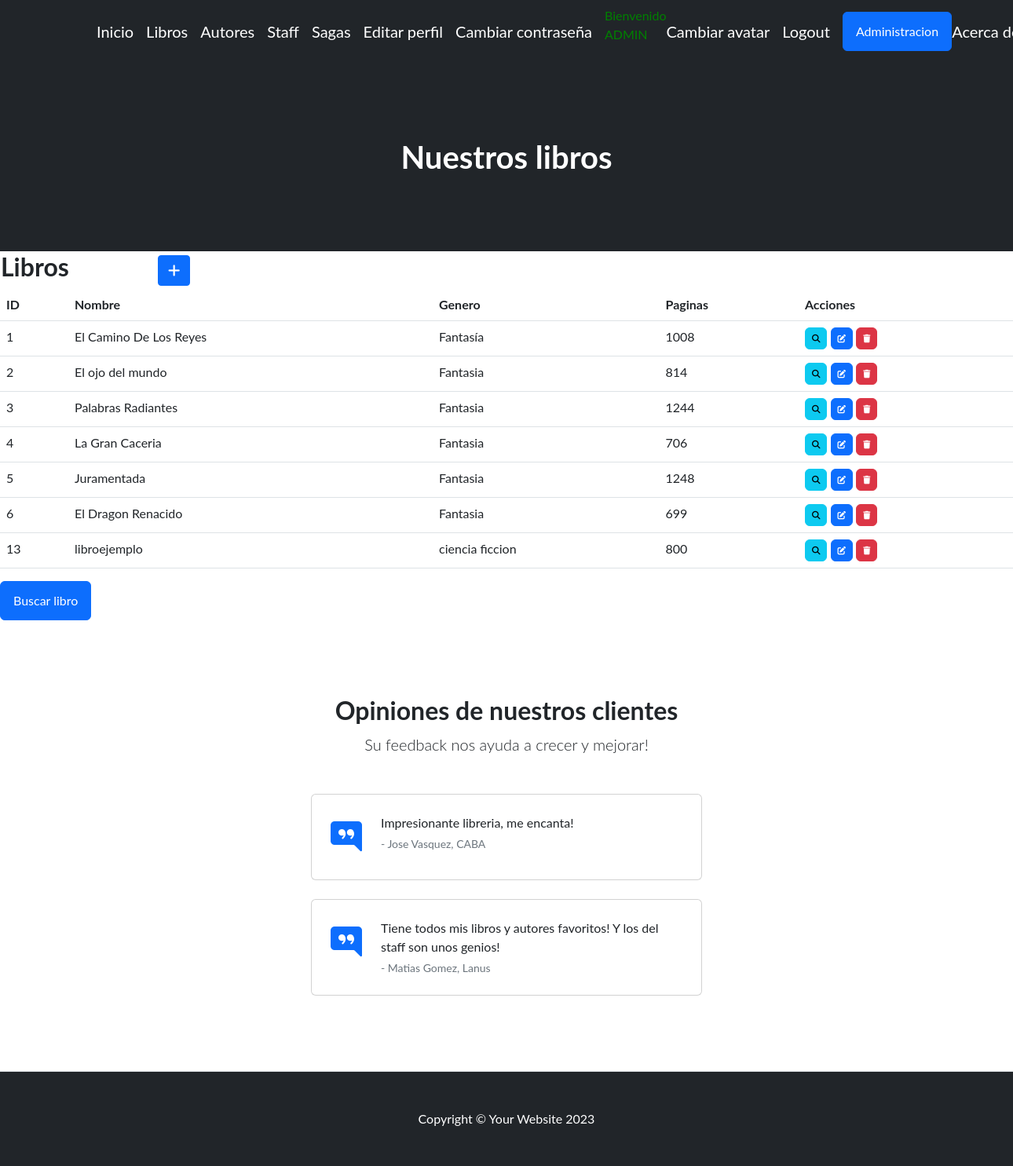
/miaplicacion/libros/ (signed in), run on the app's committed database.
### miaplicacion/models.py (models this page shows, shortened)
class Libros(models.Model):
    nombre = models.CharField(max_length=50)
    genero = models.CharField(max_length=50)
    cantidadDePaginas = models.IntegerField()

### miaplicacion/views.py (the view)
# urls.py: path('libros/', libroList.as_view(), name="Libros"),
class libroList(LoginRequiredMixin, ListView):
    model = Libros

### miaplicacion/templates/miaplicacion/libros_list.html (shortened to what this page needs)
{% extends 'miaplicacion/base.html' %}
{% load static %}
{% block cabecera %}Nuestros libros{% endblock cabecera %}
{% block contenido %}
<table>
    <tr>
        <td width="200"><h2>Libros</h2></td>
        <td>
            <a
            href="{% url 'create_libro' %}"
            class="btn btn-primary btn-sm"
            >
            </a>
        </td>
    </tr>
</table>
<table class="table">
  <thead>
    <tr>
      <th>ID</th>
      <th>Nombre</th>
      <th>Genero</th>
      <th>Paginas</th>
      <th>Acciones</th>
    </tr>
  </thead>
  <tbody>
    {% for p in libros_list %}
    <tr>
      <td>{{ p.id }}</td>
      <td>{{ p.nombre }}</td>
      <td>{{ p.genero }}</td>
      <td>{{ p.cantidadDePaginas }}</td>
      <td>
        <a
        href="{% url 'detail_libro' p.id %}"
        class="btn btn-info"
        style="--bs-btn-padding-y: .25rem; --bs-btn-padding-x: .5rem; --bs-btn-font-size: .75rem;"
        >
        </a>
        <a
          href="{% url 'update_libro' p.id %}"
          class="btn btn-primary"
          style="--bs-btn-padding-y: .25rem; --bs-btn-padding-x: .5rem; --bs-btn-font-size: .75rem;"
          >
        </a>
        <a
          href="{% url 'delete_libro' p.id %}"
          class="btn btn-danger"
          style="--bs-btn-padding-y: .25rem; --bs-btn-padding-x: .5rem; --bs-btn-font-size: .75rem;"
          >
        </a>
      </td>
    </tr>
    {% endfor %}
  </tbody>
</table>
<a class="btn btn-primary" href="{% url 'buscarlibro' %}">Buscar libro</a>
{% endblock contenido %}

### miaplicacion/templates/miaplicacion/base.html (shortened to what this page needs)
<!DOCTYPE html>
<html lang="en">
    <head>
        {% load static %}
        <link href="https://cdn.jsdelivr.net/npm/bootstrap-icons@1.4.1/font/bootstrap-icons.css" rel="stylesheet" />
        <link rel="stylesheet" href="https://cdnjs.cloudflare.com/ajax/libs/font-awesome/6.4.0/css/all.min.css">
        <link href="{% static 'miaplicacion/css/styles.css' %}" rel="stylesheet" />
    </head>
    <body>
        <nav class="navbar navbar-expand-lg navbar-dark bg-dark">
            <div class="container px-5">
                <a class="navbar-brand" href="{% url 'Inicio' %}">Inicio</a>
                {% if user.is_authenticated %}
                    <a class="navbar-brand" href="{% url 'Libros' %}">Libros</a>
                    <a class="navbar-brand" href="{% url 'Autores' %}">Autores</a>
                    <a class="navbar-brand" href="{% url 'Staff' %}">Staff</a>
                    <a class="navbar-brand" href="{% url 'Sagas' %}">Sagas</a>
                    <a class="navbar-brand" href="{% url 'editar_perfil' %}">Editar perfil</a>
                    <a class="navbar-brand" href="{% url 'editar_password' %}">Cambiar contraseña</a>
                    <p style="color:green">Bienvenido {{user.username|upper}}
                    <a class="navbar-brand" href="{% url 'agregar_avatar' %}">Cambiar avatar</a>
                    <a class="navbar-brand" href="{% url 'logout' %}">Logout</a>
                    <a class="btn btn-primary" href="{% url 'admin:index' %}">Administracion</a>
                {% else %}
                    <a class="btn btn-info" href="{% url 'login' %}">Login</a>
                    <a class="btn btn-info" href="{% url 'register' %}">Registrarse</a>
                {% endif %}
                <a class="navbar-brand" href="{% url 'acerca_de_mi' %}">Acerca de mi</a>
            </div>
        </nav>
        <header class="bg-dark py-5">
            <div class="container px-5">
                <div class="row gx-5 justify-content-center">
                    <div class="col-lg-6">
                        <div class="text-center my-5">
                            <h1 class="mb-5" style="color:white">
                                {% block cabecera %}{% endblock cabecera %}
                            </h1>
                        </div>
                    </div>
                </div>
            </div>
        </header>
        {% block contenido %}
        {% endblock contenido %}
        <section class="py-5 border-bottom">
            <div class="container px-5 my-5 px-5">
                <div class="text-center mb-5">
                    <h2 class="fw-bolder">Opiniones de nuestros clientes</h2>
                    <p class="lead mb-0">Su feedback nos ayuda a crecer y mejorar!</p>
                </div>
                <div class="row gx-5 justify-content-center">
                    <div class="col-lg-6">
                        <div class="card mb-4">
                            <div class="card-body p-4">
                                <div class="d-flex">
                                    <div class="flex-shrink-0"><i class="bi bi-chat-right-quote-fill text-primary fs-1"></i></div>
                                    <div class="ms-4">
                                        <p class="mb-1">Impresionante libreria, me encanta!</p>
                                        <div class="small text-muted">- Jose Vasquez, CABA</div>
                                    </div>
                                </div>
                            </div>
                        </div>
                        <div class="card">
                            <div class="card-body p-4">
                                <div class="d-flex">
                                    <div class="flex-shrink-0"><i class="bi bi-chat-right-quote-fill text-primary fs-1"></i></div>
                                    <div class="ms-4">
                                        <p class="mb-1">Tiene todos mis libros y autores favoritos! Y los del staff son unos genios!</p>
                                        <div class="small text-muted">- Matias Gomez, Lanus</div>
                                    </div>
                                </div>
                            </div>
                        </div>
                    </div>
                </div>
            </div>
        </section>
        <footer class="py-5 bg-dark">
            <div class="container px-5"><p class="m-0 text-center text-white">Copyright &copy; Your Website 2023</p></div>
        </footer>
    </body>
</html>

### data on the page
Libros: id "1", nombre "El Camino De Los Reyes", genero "Fantasía", cantidadDePaginas "1008"
Libros: id "2", nombre "El ojo del mundo", genero "Fantasia", cantidadDePaginas "814"
Libros: id "3", nombre "Palabras Radiantes", genero "Fantasia", cantidadDePaginas "1244"
Libros: id "4", nombre "La Gran Caceria", genero "Fantasia", cantidadDePaginas "706"
Libros: id "5", nombre "Juramentada", genero "Fantasia", cantidadDePaginas "1248"
Libros: id "6", nombre "El Dragon Renacido", genero "Fantasia", cantidadDePaginas "699"
Libros: id "13", nombre "libroejemplo", genero "ciencia ficcion", cantidadDePaginas "800"

### other printed values
{{ user.username|upper }} "ADMIN"
